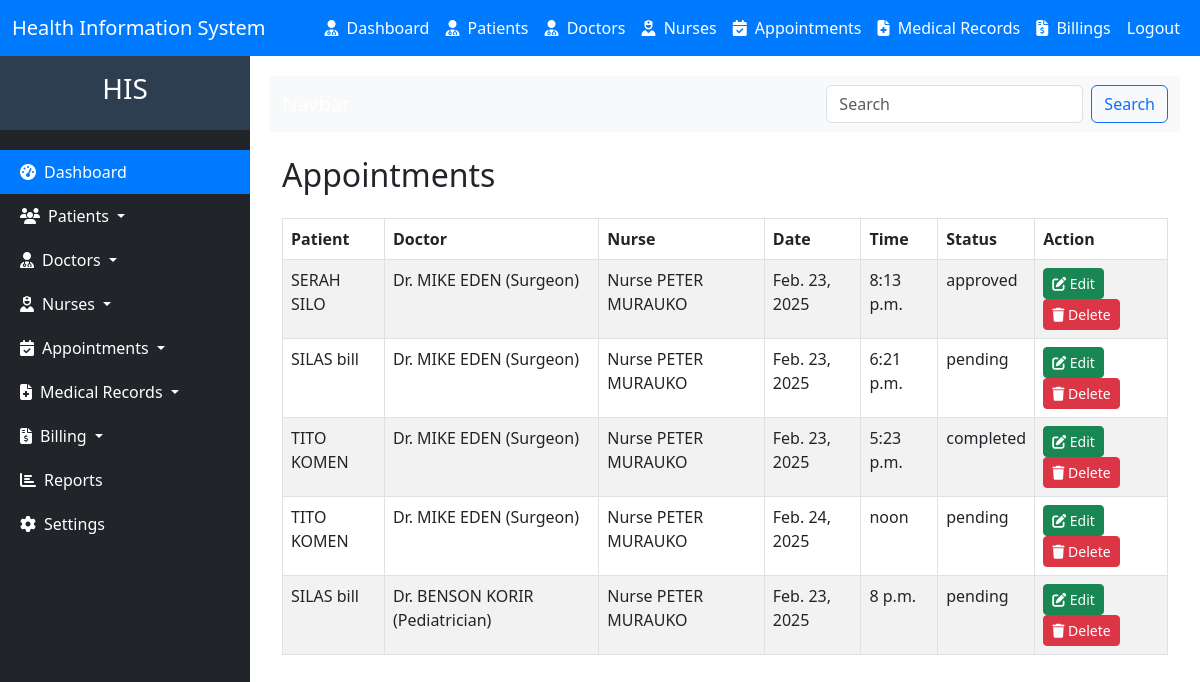
Before: /appointment/list (signed in) with the older database file.
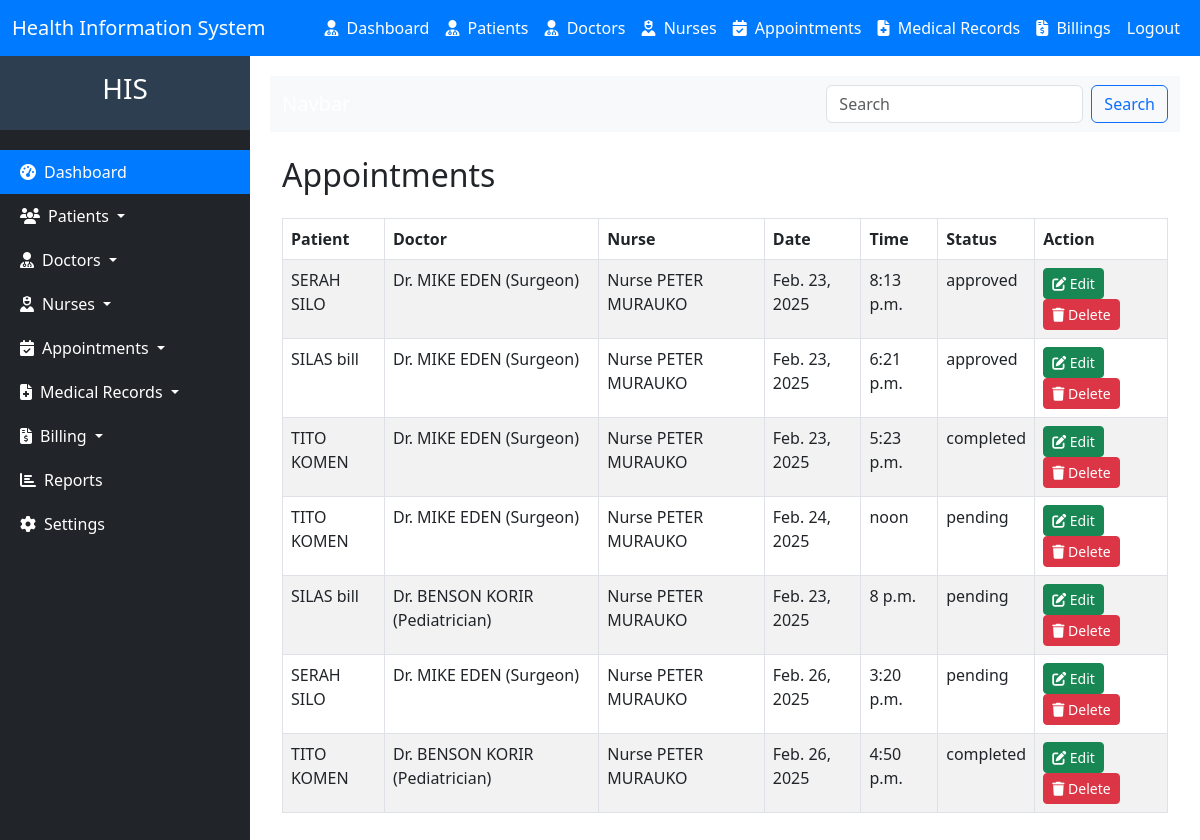
After: the same page with the newer database file.
### hms/models.py (models this page shows, shortened)
class Appointment(models.Model):
    patient = models.ForeignKey(Patient, on_delete=models.CASCADE)
    doctor = models.ForeignKey(Doctor, on_delete=models.CASCADE)
    nurse = models.ForeignKey(Nurse, on_delete=models.CASCADE, blank=True, null=True)
    date = models.DateField()
    time = models.TimeField()
    STATUS_CHOICES = [
        ('pending', 'Pending'),
        ('approved', 'Approved'),
        ('canceled', 'Canceled'),
        ('completed', 'Completed'),
    ]
    status = models.CharField(max_length=20, choices=STATUS_CHOICES, default='pending')
    created_at = models.DateTimeField(auto_now_add=True)
    updated_at = models.DateTimeField(auto_now=True)

class Patient(models.Model):
    national_id = models.CharField(max_length=20, unique=True, blank=True, null=True, validators=[RegexValidator(r'^\d{1,10}$', message='Only digits are allowed')])
    first_name = models.CharField(max_length=50)
    last_name = models.CharField(max_length=50)
    date_of_birth = models.DateField()
    GENDER_CHOICES = [
        ('M', 'Male'),
        ('F', 'Female'),
    ]
    gender = models.CharField(max_length=1, choices=GENDER_CHOICES)
    phone_number = models.CharField(max_length=15, blank=True, null=True, validators=[RegexValidator(regex='^\+?1?\d{9,15}$', message='Phone number must be in the format: +254712345678.')])
    email = models.EmailField(max_length=50, blank=True, null=True)
    address = models.CharField(max_length=100, blank=True, null=True)
    blood_group = models.CharField(
        max_length=3,
        blank=True,
        null=True,
        choices=[
            ('A+', 'A+'),
            ('A-', 'A-'),
            ('B+', 'B+'),
            ('B-', 'B-'),
            ('AB+', 'AB+'),
            ('AB-', 'AB-'),
            ('O+', 'O+'),
            ('O-', 'O-'),
        ]
    )
    medical_history = models.TextField(blank=True, null=True)
    emergency_contact_name = models.CharField(max_length=100, blank=True, null=True)
    emergency_contact_phone = models.CharField(
        max_length=15,
        blank=True,
        null=True,
        validators=[RegexValidator(regex='^\+?1?\d{9,15}$', message='Phone number must be in the format: +254712345678.')]
    )
    created_at = models.DateTimeField(auto_now_add=True)
    updated_at = models.DateTimeField(auto_now=True)
    def __str__(self):
        return f"{self.first_name} {self.last_name}"

class Doctor(models.Model):
    national_id = models.CharField(max_length=20, unique=True, validators=[RegexValidator(r'^\d{1,10}$', message='Only digits are allowed')])
    first_name = models.CharField(max_length=50)
    last_name = models.CharField(max_length=50)
    date_of_birth = models.DateField()
    GENDER_CHOICES = [
        ('M', 'Male'),
        ('F', 'Female'),
    ]
    gender = models.CharField(max_length=1, choices=GENDER_CHOICES)
    phone_number = models.CharField(max_length=15, validators=[RegexValidator(regex='^\+?1?\d{9,15}$', message='Phone number must be in the format: +254712345678.')])
    email = models.EmailField(max_length=50)
    address = models.CharField(max_length=100)
    specialization = models.ForeignKey(Specialization, on_delete=models.CASCADE, related_name='doctors')
    license_number = models.CharField(
        max_length=20,
        unique=True,
        validators=[RegexValidator(regex='^[A-Za-z0-9]{5,20}$', message='License number must be alphanumeric and 5-20 characters long.')]
    )
    years_of_experience = models.PositiveIntegerField()
    department = models.ForeignKey(Department, on_delete=models.CASCADE, related_name='doctors')
    created_at = models.DateTimeField(auto_now_add=True)
    updated_at = models.DateTimeField(auto_now=True)
    def __str__(self):
        return f"Dr. {self.first_name} {self.last_name} ({self.specialization.name})"

class Specialization(models.Model):
    name = models.CharField(max_length=100, unique=True)
    description = models.TextField(blank=True, null=True)
    department = models.ForeignKey(Department, on_delete=models.CASCADE, related_name='specializations')  # Make it non-nullable
    created_at = models.DateTimeField(auto_now_add=True)
    updated_at = models.DateTimeField(auto_now=True)

class Nurse(models.Model):
    first_name = models.CharField(max_length=100)
    last_name = models.CharField(max_length=100)
    date_of_birth = models.DateField()
    GENDER_CHOICES = [
        ('M', 'Male'),
        ('F', 'Female'),
    ]
    gender = models.CharField(max_length=1, choices=GENDER_CHOICES)
    license_number = models.CharField(
        max_length=20,
        unique=True,
        validators=[RegexValidator(regex='^[A-Za-z0-9]{5,20}$', message='License number must be alphanumeric and 5-20 characters long.')]
    )
    years_of_experience = models.PositiveIntegerField()
    phone_number = models.CharField(
        max_length=15,
        validators=[RegexValidator(regex='^\+?1?\d{9,15}$', message='Phone number must be in the format: +254712345678.')]
    )
    email = models.EmailField(unique=True)
    address = models.CharField(max_length=100, blank=True, null=True)
    department = models.ForeignKey(Department, on_delete=models.CASCADE, related_name='nurses')
    created_at = models.DateTimeField(auto_now_add=True)
    updated_at = models.DateTimeField(auto_now=True)
    def __str__(self):
        return f"Nurse {self.first_name} {self.last_name}"

### hms/views.py (the view)
# urls.py: path("appointment/list", views.appointment_list, name="appointment_list"),
@login_required
def appointment_list(request):
    query = request.GET.get('q')
    if query:
        appointments = Appointment.objects.filter(patient__icontains=query)
    else:
        appointments = Appointment.objects.all()
    return render(request, 'appointment_list.html', {'appointments': appointments})

### hms/templates/appointment_list.html (shortened to what this page needs)
{% extends 'base.html'%}
{% block content %}
<nav class="navbar bg-body-tertiary">
    <div class="container-fluid">
      <a class="navbar-brand">Navbar</a>
      <form class="d-flex" role="search" method="get" action="{% url 'appointment_list' %}">
        <input class="form-control me-2" type="search" name="q" placeholder="Search" aria-label="Search" value="{{ request.GET.q }}">
        <button class="btn btn-outline-primary" type="submit">Search</button>
      </form>
    </div>
  </nav>
<div class="container mt-4">
    <h2 class="mb-4">Appointments</h2>
    <table class="table table-striped table-bordered">
        <thead class="thead-dark">
            <tr>
                <th>Patient</th>
                <th>Doctor</th>
                <th>Nurse</th>
                <th>Date</th>
                <th>Time</th>
                <th>Status</th>
                <th>Action</th>
            </tr>
        </thead>
        <tbody>
            {% for appointment in appointments %}
            <tr>
                <td>{{ appointment.patient }}</td>
                <td>{{ appointment.doctor }}</td>
                <td>{{ appointment.nurse }}</td>
                <td>{{ appointment.date }}</td>
                <td>{{ appointment.time }}</td>
                <td>{{ appointment.status }}</td>
                <td>
                    <a href="{% url 'appointment_update' appointment.id %}" class="btn btn-success btn-sm">
                        <i class="fas fa-edit"></i> Edit
                    </a>
                    <form action="{% url 'delete_appointment' appointment.id %}" method="post" style="display: inline;">
                        <button type="submit" class="btn btn-danger btn-sm" onclick="return confirmDelete();">
                            <i class="fas fa-trash"></i> Delete
                        </button>
                    </form>
                </td>
            </tr>
            {% endfor %}
        </tbody>
    </table>
</div>
{% endblock %}

### templates/base.html (shortened to what this page needs)
<!DOCTYPE html>
<html lang="en">
<head>
    <link href="https://cdn.jsdelivr.net/npm/bootstrap@5.3.0-alpha1/dist/css/bootstrap.min.css" rel="stylesheet">
</head>
<body>
    <nav class="navbar navbar-expand-lg navbar-dark">
        <div class="container-fluid">
            <a class="navbar-brand" href="{% url 'home' %}">Health Information System</a>
            <div class="collapse navbar-collapse" id="navbarNav">
                <ul class="navbar-nav ms-auto">
                    <li class="nav-item">
                        <a class="nav-link" href="{% url 'dashboard' %}">
                            <i class="fas fa-user-md me-1"></i> Dashboard
                        </a>
                    </li>
                    <li class="nav-item">
                        <a class="nav-link" href="{% url 'patient_add' %}">
                            <i class="fas fa-user-md me-1"></i> Patients
                        </a>
                    </li>
                    <li class="nav-item">
                        <a class="nav-link" href="{% url 'doctor_add' %}">
                            <i class="fas fa-user-md me-1"></i> Doctors
                        </a>
                    </li>
                    <li class="nav-item">
                        <a class="nav-link" href="{% url 'nurse_add' %}">
                            <i class="fas fa-user-nurse me-1"></i> Nurses
                        </a>
                    </li>
                    <li class="nav-item">
                        <a class="nav-link" href="{% url 'appointment_add' %}">
                            <i class="fas fa-calendar-check me-1"></i> Appointments
                        </a>
                    </li>
                    <li class="nav-item">
                        <a class="nav-link" href="{% url 'medical_add' %}">
                            <i class="fas fa-file-medical me-1"></i> Medical Records
                        </a>
                    </li>
                    <li class="nav-item">
                        <a class="nav-link" href="{% url 'bill_add' %}">
                            <i class="fas fa-file-invoice-dollar me-1"></i> Billings
                        </a>
                    </li>
                    <li class="nav-item">
                        <a class="nav-link" href="" data-bs-toggle="modal" data-bs-target="#logoutModal">Logout</a>
                    </li>
                </ul>
            </div>
        </div>
    </nav>
    <div class="d-flex" id="wrapper">
        <div id="sidebar">
            {% include 'sidebar.html' %}
        </div>
        <div id="page-content-wrapper">
            {% block content %}
            {% endblock %}
        </div>
    </div>
</body>
</html>

### templates/sidebar.html (shortened to what this page needs)
<nav id="sidebar" class="bg-dark text-white">
    <div class="sidebar-header p-3">
        <h3 class="text-center">HIS</h3>
    </div>
    <ul class="list-unstyled components">
        <li class="active">
            <a href="{% url 'dashboard' %}" class="nav-link text-white">
                <i class="fas fa-tachometer-alt me-2"></i>Dashboard
            </a>
        </li>
        <li>
            <a href="#patientsSubmenu" data-bs-toggle="collapse" aria-expanded="false" class="nav-link text-white dropdown-toggle">
                <i class="fas fa-users me-2"></i>Patients
            </a>
        </li>
        <li>
            <a href="#doctorsSubmenu" data-bs-toggle="collapse" aria-expanded="false" class="nav-link text-white dropdown-toggle">
                <i class="fas fa-user-md me-2"></i>Doctors
            </a>
        </li>
        <li>
            <a href="#nursesSubmenu" data-bs-toggle="collapse" aria-expanded="false" class="nav-link text-white dropdown-toggle">
                <i class="fas fa-user-nurse me-2"></i>Nurses
            </a>
        </li>
        <li>
            <a href="#appointmentsSubmenu" data-bs-toggle="collapse" aria-expanded="false" class="nav-link text-white dropdown-toggle">
                <i class="fas fa-calendar-check me-2"></i>Appointments
            </a>
        </li>
        <li>
            <a href="#recordsSubmenu" data-bs-toggle="collapse" aria-expanded="false" class="nav-link text-white dropdown-toggle">
                <i class="fas fa-file-medical me-2"></i>Medical Records
            </a>
        </li>
        <li>
            <a href="#billingSubmenu" data-bs-toggle="collapse" aria-expanded="false" class="nav-link text-white dropdown-toggle">
                <i class="fas fa-file-invoice-dollar me-2"></i>Billing
            </a>
        </li>
        <li>
            <a href="{% url 'report' %}" class="nav-link text-white">
                <i class="fas fa-chart-bar me-2"></i>Reports
            </a>
        </li>
        <li>
            <a href="#" class="nav-link text-white">
                <i class="fas fa-cog me-2"></i>Settings
            </a>
        </li>
    </ul>
</nav>

### templates/base.html (style rules this page uses)
.navbar { background-color: #007bff; position: flex; width: 100%; z-index: 1000; }
.navbar-brand, .nav-link { color: #fff !important; }
#sidebar { min-width: 250px; max-width: 250px; min-height: 100vh; background-color: #343a40; color: #fff; transition: all 0.3s; overflow: auto; top: 0; left: 0; z-index: 1001; height: 100%; }
#sidebar .sidebar-header { padding: 20px; background-color: #2c3e50; }
#sidebar ul.components { padding: 20px 0; }
#sidebar ul li a { padding: 10px 20px; display: block; color: #fff; }
#sidebar ul li.active > a { background-color: #007bff; }
#page-content-wrapper { width: 100%; padding: 20px; }

Changed rows visible on the page:
changed Appointment (number 2 of 7 on the later page): status "pending" → "approved"
added Appointment: patient "SERAH SILO", doctor "Dr. MIKE EDEN (Surgeon)", nurse "Nurse PETER MURAUKO", date "Feb. 26, 2025", time "3:20 p.m.", status "pending"
added Appointment: patient "TITO KOMEN", doctor "Dr. BENSON KORIR (Pediatrician)", nurse "Nurse PETER MURAUKO", date "Feb. 26, 2025", time "4:50 p.m.", status "completed"
